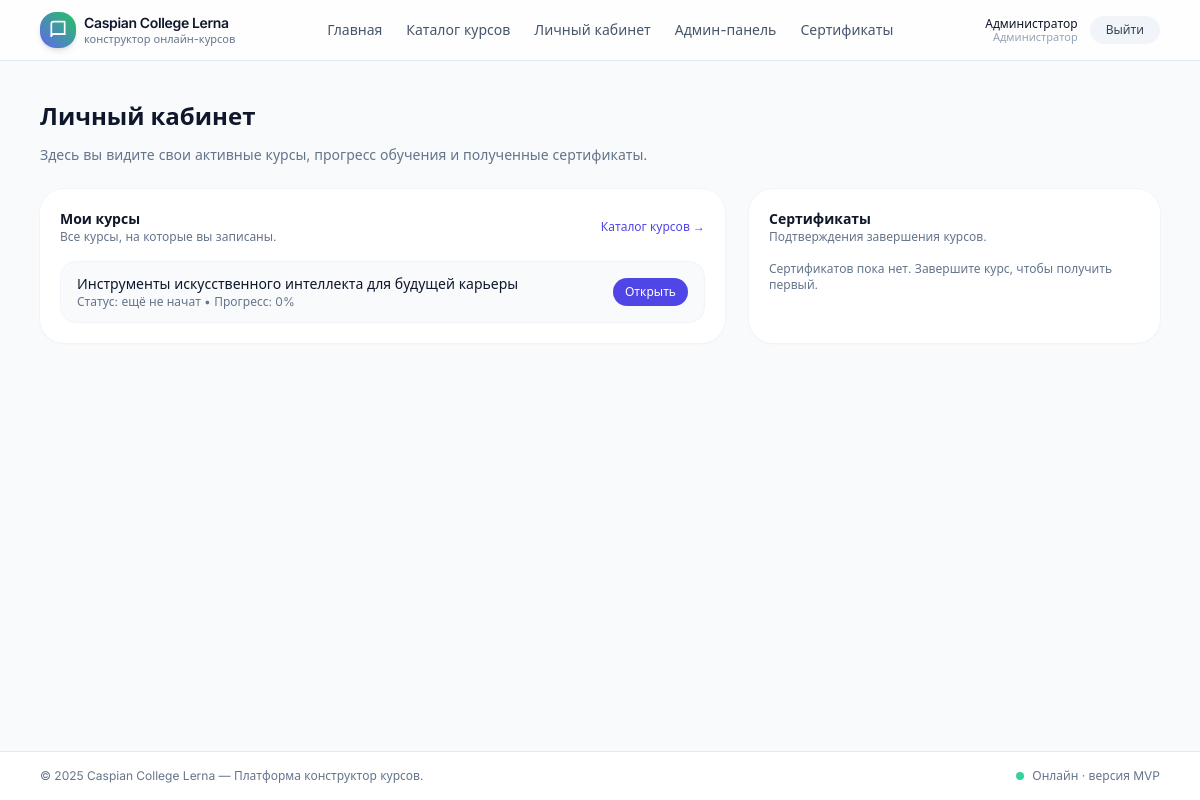
The app's page /dashboard (signed in) with its own data.
### app/models.py (models this page shows, shortened)
class User(UserMixin, db.Model):
    __tablename__ = "users"
    id = db.Column(db.Integer, primary_key=True)
    email = db.Column(db.String(255), unique=True, nullable=False)
    password_hash = db.Column(db.String(255), nullable=False)
    full_name = db.Column(db.String(255), nullable=False)
    role = db.Column(db.String(20), default="student")  # 'student' или 'admin'
    created_at = db.Column(db.DateTime, default=datetime.utcnow)
    courses = db.relationship("UserCourse", back_populates="user", cascade="all, delete-orphan")
    lesson_progress = db.relationship("UserLessonProgress", back_populates="user", cascade="all, delete-orphan")
    test_attempts = db.relationship("UserTestAttempt", back_populates="user", cascade="all, delete-orphan")
    certificates = db.relationship("Certificate", back_populates="user", cascade="all, delete-orphan")
    def is_admin(self) -> bool:
        return self.role == "admin"

class UserCourse(db.Model):
    __tablename__ = "user_courses"
    id = db.Column(db.Integer, primary_key=True)
    user_id = db.Column(db.Integer, db.ForeignKey("users.id"), nullable=False)
    course_id = db.Column(db.Integer, db.ForeignKey("courses.id"), nullable=False)
    status = db.Column(db.String(20), default="enrolled")  # enrolled, in_progress, completed
    progress_percent = db.Column(db.Integer, default=0)
    enrolled_at = db.Column(db.DateTime, default=datetime.utcnow)
    completed_at = db.Column(db.DateTime, nullable=True)
    user = db.relationship("User", back_populates="courses")
    course = db.relationship("Course", back_populates="user_courses")

class Course(db.Model):
    __tablename__ = "courses"
    id = db.Column(db.Integer, primary_key=True)
    title = db.Column(db.String(255), nullable=False)
    slug = db.Column(db.String(255), unique=True, nullable=False)
    description = db.Column(db.Text, nullable=True)
    category = db.Column(db.String(100), nullable=True)
    level = db.Column(db.String(50), nullable=True)
    image_url = db.Column(db.String(255), nullable=True)      # обложка
    hero_image_url = db.Column(db.String(255), nullable=True) # фон в шапке
    logo_url = db.Column(db.String(255), nullable=True)       # логотип курса
    theme_id = db.Column(db.Integer, db.ForeignKey("course_themes.id"), nullable=True)
    theme = db.relationship("CourseTheme", back_populates="courses")
    language = db.Column(db.String(20), default="ru")
    estimated_duration_minutes = db.Column(db.Integer, default=0)
    requirements = db.Column(db.Text, nullable=True)
    outcomes = db.Column(db.Text, nullable=True)
    is_sequential = db.Column(db.Boolean, default=True)  # модули по порядку
    is_published = db.Column(db.Boolean, default=False)
    created_at = db.Column(db.DateTime, default=datetime.utcnow)
    updated_at = db.Column(db.DateTime, default=datetime.utcnow, onupdate=datetime.utcnow)
    modules = db.relationship("CourseModule", back_populates="course", cascade="all, delete-orphan")
    tests = db.relationship("Test", back_populates="course", cascade="all, delete-orphan")  # финальные тесты
    user_courses = db.relationship("UserCourse", back_populates="course", cascade="all, delete-orphan")
    certificates = db.relationship("Certificate", back_populates="course", cascade="all, delete-orphan")

### app/blueprints/courses/routes.py (the view)
@courses_bp.route("/dashboard")
@login_required
def dashboard():
    user_courses = UserCourse.query.filter_by(user_id=current_user.id).all()
    certificates = Certificate.query.filter_by(user_id=current_user.id).all()
    return render_template(
        "dashboard.html",
        user_courses=user_courses,
        certificates=certificates,
    )

### app/templates/dashboard.html (shortened to what this page needs)
{% extends "base.html" %}
{% block content %}
<h1 class="mb-3 text-2xl font-semibold text-slate-900">Личный кабинет</h1>
<p class="mb-6 text-sm text-slate-500">
  Здесь вы видите свои активные курсы, прогресс обучения и полученные сертификаты.
</p>
<div class="grid gap-6 md:grid-cols-[2fr,1.2fr]">
  <section class="rounded-3xl bg-white p-5 shadow-sm ring-1 ring-slate-100">
    <div class="mb-4 flex items-center justify-between">
      <div>
        <h2 class="text-sm font-semibold text-slate-900">Мои курсы</h2>
        <p class="text-xs text-slate-500">Все курсы, на которые вы записаны.</p>
      </div>
      <a href="{{ url_for('main.courses_list') }}" class="text-xs font-medium text-primary-600 hover:text-primary-700">
        Каталог курсов →
      </a>
    </div>
    {% if user_courses %}
      <div class="space-y-3 text-sm">
        {% for uc in user_courses %}
          <div class="flex items-center justify-between rounded-2xl border border-slate-100 bg-slate-50 px-4 py-3">
            <div>
              <p class="text-sm font-medium text-slate-900">{{ uc.course.title }}</p>
              <p class="text-xs text-slate-500">
                Статус:
                <span class="font-medium">
                  {% if uc.status == 'enrolled' %} ещё не начат
                  {% elif uc.status == 'in_progress' %} в процессе
                  {% elif uc.status == 'completed' %} завершен
                  {% else %} {{ uc.status }}
                  {% endif %}
                </span>
                • Прогресс: {{ uc.progress_percent }}%
              </p>
            </div>
            <a href="{{ url_for('courses.course_learn', slug=uc.course.slug) }}"
               class="rounded-full bg-primary-600 px-3 py-1.5 text-xs font-medium text-white hover:bg-primary-700">
              Открыть
            </a>
          </div>
        {% endfor %}
      </div>
    {% else %}
      <p class="text-xs text-slate-500">Вы ещё не записаны ни на один курс.</p>
    {% endif %}
  </section>
  <section class="rounded-3xl bg-white p-5 shadow-sm ring-1 ring-slate-100">
    <div class="mb-4">
      <h2 class="text-sm font-semibold text-slate-900">Сертификаты</h2>
      <p class="text-xs text-slate-500">Подтверждения завершения курсов.</p>
    </div>
    {% if certificates %}
      <ul class="space-y-3 text-xs">
        {% for c in certificates %}
          <li class="flex items-center justify-between rounded-2xl border border-emerald-100 bg-emerald-50 px-3 py-2 text-emerald-800">
            <div>
              <p class="font-medium">{{ c.course.title }}</p>
              <p class="text-[11px]">Выдан: {{ c.issue_date.strftime('%d.%m.%Y') }} · Код: {{ c.certificate_code }}</p>
            </div>
            <a href="{{ url_for('courses.certificate_view', cert_id=c.id) }}"
               class="text-[11px] font-medium underline decoration-emerald-400">
              Открыть
            </a>
          </li>
        {% endfor %}
      </ul>
    {% else %}
      <p class="text-xs text-slate-500">Сертификатов пока нет. Завершите курс, чтобы получить первый.</p>
    {% endif %}
  </section>
</div>
{% endblock %}

### app/templates/navbar.html (shortened to what this page needs)
<header class="border-b border-slate-200 bg-white/80 backdrop-blur">
  <div class="mx-auto flex max-w-6xl items-center justify-between px-4 py-3">
    <a href="{{ url_for('main.index') }}" class="flex items-center gap-2">
      <div class="flex h-9 w-9 items-center justify-center rounded-2xl bg-gradient-to-tr from-primary-500 to-accent text-white shadow-md">
        <svg xmlns="http://www.w3.org/2000/svg" class="h-5 w-5" viewBox="0 0 24 24" fill="none"
             stroke="currentColor" stroke-width="2" stroke-linecap="round" stroke-linejoin="round">
          <path d="M4 19.5A2.5 2.5 0 0 1 6.5 17H20"/>
          <path d="M4 4.5A2.5 2.5 0 0 1 6.5 2H20v15H6.5A2.5 2.5 0 0 0 4 19.5z"/>
        </svg>
      </div>
      <div class="flex flex-col leading-tight">
        <span class="text-sm font-semibold tracking-tight text-slate-900">Caspian College Lerna</span>
        <span class="text-[11px] text-slate-500">конструктор онлайн-курсов</span>
      </div>
    </a>
    <nav class="hidden items-center gap-6 text-sm text-slate-600 md:flex">
      <a href="{{ url_for('main.index') }}" class="hover:text-primary-600">Главная</a>
      <a href="{{ url_for('main.courses_list') }}" class="hover:text-primary-600">Каталог курсов</a>
      {% if current_user.is_authenticated %}
        <a href="{{ url_for('courses.dashboard') }}" class="hover:text-primary-600">Личный кабинет</a>
        {% if current_user.is_admin() %}
          <a href="{{ url_for('admin.dashboard') }}" class="hover:text-primary-600">Админ-панель</a>
          <a href="{{ url_for('admin.certificate_branding') }}" class="hover:text-primary-600">Сертификаты</a>
        {% endif %}
      {% endif %}
    </nav>
    <div class="flex items-center gap-3 text-sm">
      {% if current_user.is_authenticated %}
        <div class="hidden flex-col text-right text-xs leading-tight text-slate-600 sm:flex">
          <span class="font-medium text-slate-900">{{ current_user.full_name }}</span>
          <span class="text-[11px] text-slate-400">
            {% if current_user.is_admin() %}Администратор{% else %}Обучающийся{% endif %}
          </span>
        </div>
        <a href="{{ url_for('auth.logout') }}"
           class="rounded-full bg-slate-100 px-4 py-1.5 text-xs font-medium text-slate-700 hover:bg-slate-200">
          Выйти
        </a>
      {% endif %}
    </div>
  </div>
</header>

### app/static/css/styles.css (style rules this page uses)
body { background-color: #f8f9fa; }

### records on screen
User: full_name "Администратор"
UserCourse: course "Инструменты искусственного интеллекта для будущей карьеры", status "ещё не начат", progress_percent "0"

### other values on screen
{{ 2025 }} "2025"
